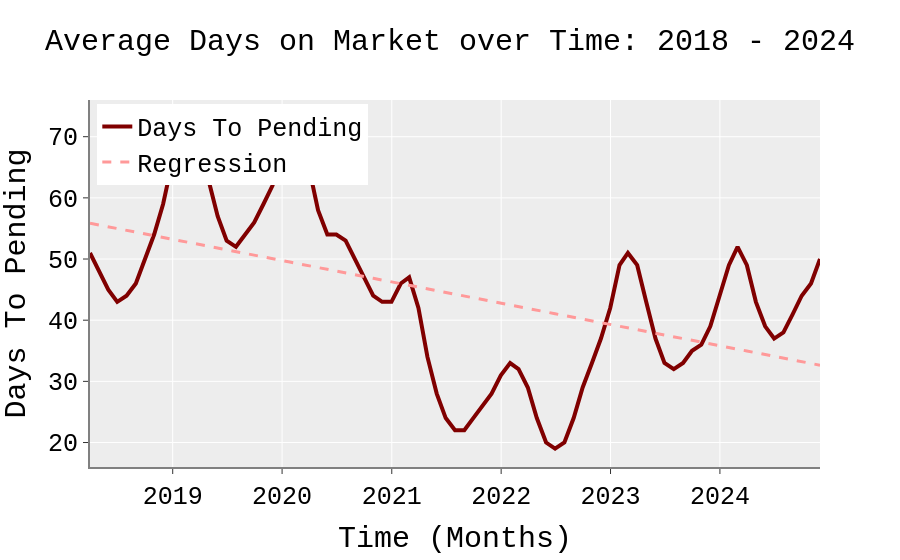

Notebook code cell kept with this figure:
### Code cell
fig = go.Figure()
fig.update_layout(title="Average Days on Market over Time: 2018 - 2024", title_font_size = 30,
                  font=dict( family="Courier New, monospace", size=25,color="#000000"),
                  template = "ggplot2", hovermode= 'closest', legend=dict(yanchor="top", y=0.99, xanchor="left", x=0.01))
fig.update_xaxes(showline=True, linewidth=2, linecolor='gray', title="Time (Months)")
fig.update_yaxes(showline=True, linewidth=2, linecolor='gray', title="Days To Pending")

fig.add_trace(go.Scatter(x = time_to_close['DATE'], y = time_to_close['DAYS_TO_CLOSE'], mode = 'lines',
                         name = 'Days To Pending', line=dict(color=red, width=4), showlegend=True))

####     REGRESSION     ####

X = time_to_close['item_id']
y = time_to_close['DAYS_TO_CLOSE']
model = LinRegress(X, y)
yy= linear_func(X, *model._results.params)


fig.add_trace(go.Scatter(x = time_to_close['DATE'], y = yy, mode = 'lines',
                          name = 'Regression',
                          line=dict(dash='dash', width=3),marker_color=light_red))

####     REGRESSION     ####

# X = pd.DataFrame(reg_df[reg_df['item_id'].between(148,245)][['item_id']])
# y = pd.DataFrame(reg_df[reg_df['item_id'].between(148,245)][['MSPUS']])
# model = LinRegress(X['item_id'], y['MSPUS'])
# yy= linear_func(X, *model._results.params)
#
# fig.add_trace(go.Scatter(x = pd.DataFrame(reg_df[reg_df['item_id'].between(148,245)][['DATE']])['DATE'], y = yy['item_id'], mode = 'lines',
#                          name = 'Post-2000 Regression',
#                          line=dict(dash='dash', width=3), marker_color=light_blue))


####     SPLIT LINE     ####

# fig.add_trace(go.Scatter( x=['2000-01-01', '2000-01-01'], y=[0, 450000], mode="lines",line=dict(color="gray", width=3), showlegend=False))

pio.write_image(fig, "images/fig4.png", width=5*300, height=2*300, scale=1.5)

fig

### Figure 1 — Plotly figure (JSON) as saved in the notebook; plotly's stock layout.template omitted (floating-point values rounded to 4 significant figures)
{"data": [{"line": {"color": "rgb(128, 0, 0)", "width": 4}, "mode": "lines", "name": "Days To Pending", "showlegend": true, "x": ["2018-03-31", "2018-04-30", "2018-05-31", "2018-06-30", "2018-07-31", "2018-08-31", "2018-09-30", "2018-10-31", "2018-11-30", "2018-12-31", "2019-01-31", "2019-02-28", "2019-03-31", "2019-04-30", "2019-05-31", "2019-06-30", "2019-07-31", "2019-08-31", "2019-09-30", "2019-10-31", "2019-11-30", "2019-12-31", "2020-01-31", "2020-02-29", "2020-03-31", "2020-04-30", "2020-05-31", "2020-06-30", "2020-07-31", "2020-08-31", "2020-09-30", "2020-10-31", "2020-11-30", "2020-12-31", "2021-01-31", "2021-02-28", "2021-03-31", "2021-04-30", "2021-05-31", "2021-06-30", "2021-07-31", "2021-08-31", "2021-09-30", "2021-10-31", "2021-11-30", "2021-12-31", "2022-01-31", "2022-02-28", "2022-03-31", "2022-04-30", "2022-05-31", "2022-06-30", "2022-07-31", "2022-08-31", "2022-09-30", "2022-10-31", "2022-11-30", "2022-12-31", "2023-01-31", "2023-02-28", "2023-03-31", "2023-04-30", "2023-05-31", "2023-06-30", "2023-07-31", "2023-08-31", "2023-09-30", "2023-10-31", "2023-11-30", "2023-12-31", "2024-01-31", "2024-02-29", "2024-03-31", "2024-04-30", "2024-05-31", "2024-06-30", "2024-07-31", "2024-08-31", "2024-09-30", "2024-10-31", "2024-11-30"], "y": [51, 48, 45, 43, 44, 46, 50, 54, 59, 66, 72, 73, 70, 63, 57, 53, 52, 54, 56, 59, 62, 67, 72, 72, 65, 58, 54, 54, 53, 50, 47, 44, 43, 43, 46, 47, 42, 34, 28, 24, 22, 22, 24, 26, 28, 31, 33, 32, 29, 24, 20, 19, 20, 24, 29, 33, 37, 42, 49, 51, 49, 43, 37, 33, 32, 33, 35, 36, 39, 44, 49, 52, 49, 43, 39, 37, 38, 41, 44, 46, 50], "type": "scatter"}, {"line": {"dash": "dash", "width": 3}, "marker": {"color": "rgb(255, 153, 153)"}, "mode": "lines", "name": "Regression", "x": ["2018-03-31", "2018-04-30", "2018-05-31", "2018-06-30", "2018-07-31", "2018-08-31", "2018-09-30", "2018-10-31", "2018-11-30", "2018-12-31", "2019-01-31", "2019-02-28", "2019-03-31", "2019-04-30", "2019-05-31", "2019-06-30", "2019-07-31", "2019-08-31", "2019-09-30", "2019-10-31", "2019-11-30", "2019-12-31", "2020-01-31", "2020-02-29", "2020-03-31", "2020-04-30", "2020-05-31", "2020-06-30", "2020-07-31", "2020-08-31", "2020-09-30", "2020-10-31", "2020-11-30", "2020-12-31", "2021-01-31", "2021-02-28", "2021-03-31", "2021-04-30", "2021-05-31", "2021-06-30", "2021-07-31", "2021-08-31", "2021-09-30", "2021-10-31", "2021-11-30", "2021-12-31", "2022-01-31", "2022-02-28", "2022-03-31", "2022-04-30", "2022-05-31", "2022-06-30", "2022-07-31", "2022-08-31", "2022-09-30", "2022-10-31", "2022-11-30", "2022-12-31", "2023-01-31", "2023-02-28", "2023-03-31", "2023-04-30", "2023-05-31", "2023-06-30", "2023-07-31", "2023-08-31", "2023-09-30", "2023-10-31", "2023-11-30", "2023-12-31", "2024-01-31", "2024-02-29", "2024-03-31", "2024-04-30", "2024-05-31", "2024-06-30", "2024-07-31", "2024-08-31", "2024-09-30", "2024-10-31", "2024-11-30"], "y": [55.85, 55.56, 55.27, 54.98, 54.69, 54.4, 54.11, 53.82, 53.53, 53.24, 52.95, 52.66, 52.37, 52.08, 51.79, 51.5, 51.21, 50.92, 50.63, 50.34, 50.05, 49.76, 49.47, 49.18, 48.89, 48.6, 48.31, 48.02, 47.73, 47.44, 47.15, 46.86, 46.57, 46.28, 45.99, 45.7, 45.41, 45.12, 44.83, 44.54, 44.25, 43.96, 43.67, 43.38, 43.09, 42.8, 42.51, 42.22, 41.93, 41.64, 41.35, 41.06, 40.77, 40.48, 40.19, 39.9, 39.61, 39.32, 39.03, 38.74, 38.45, 38.16, 37.87, 37.58, 37.29, 37.0, 36.71, 36.42, 36.13, 35.84, 35.55, 35.25, 34.96, 34.67, 34.38, 34.09, 33.8, 33.51, 33.22, 32.93, 32.64], "type": "scatter"}], "layout": {"title": {"text": "Average Days on Market over Time: 2018 - 2024", "font": {"size": 30}}, "font": {"family": "Courier New, monospace", "size": 25, "color": "#000000"}, "legend": {"yanchor": "top", "y": 0.99, "xanchor": "left", "x": 0.01}, "hovermode": "closest", "xaxis": {"showline": true, "linewidth": 2, "linecolor": "gray", "title": {"text": "Time (Months)"}}, "yaxis": {"showline": true, "linewidth": 2, "linecolor": "gray", "title": {"text": "Days To Pending"}}}}
